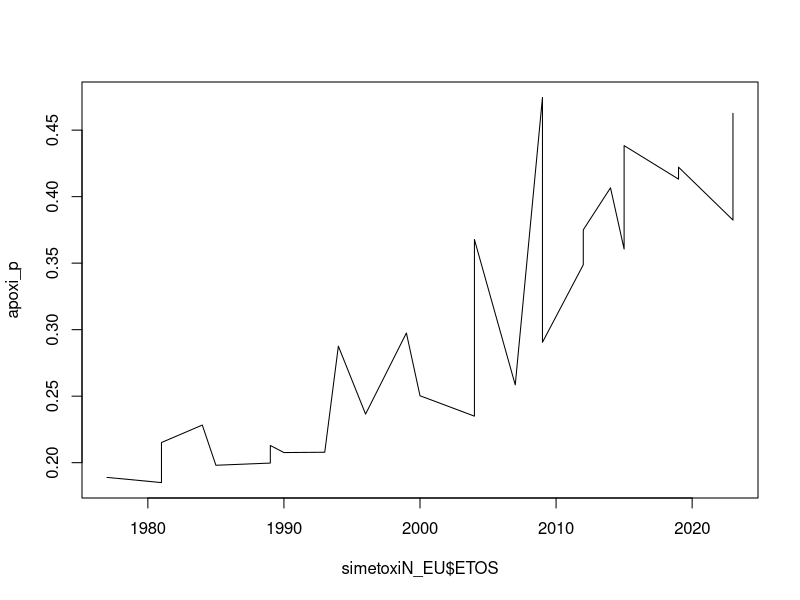
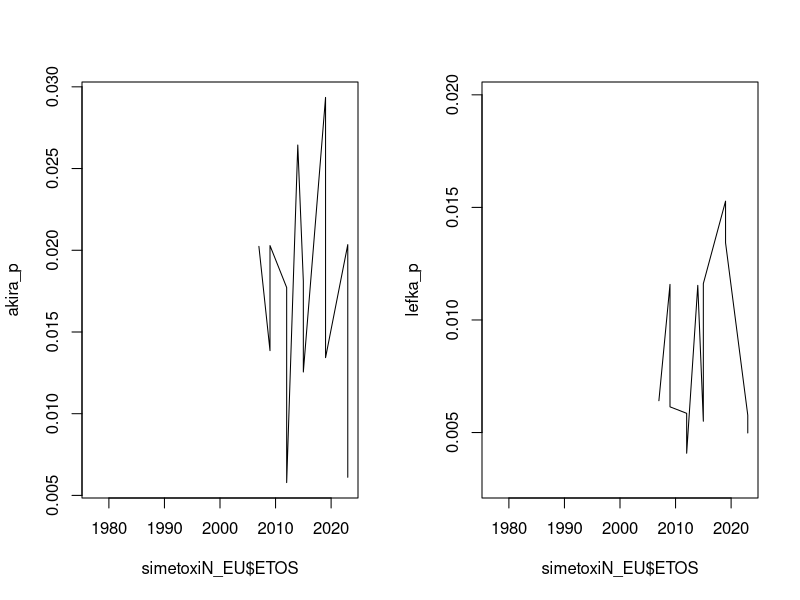
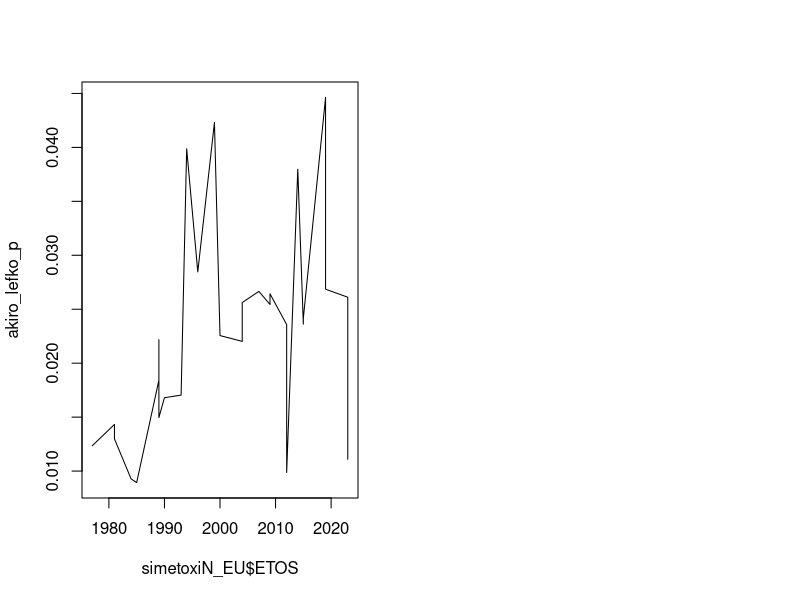
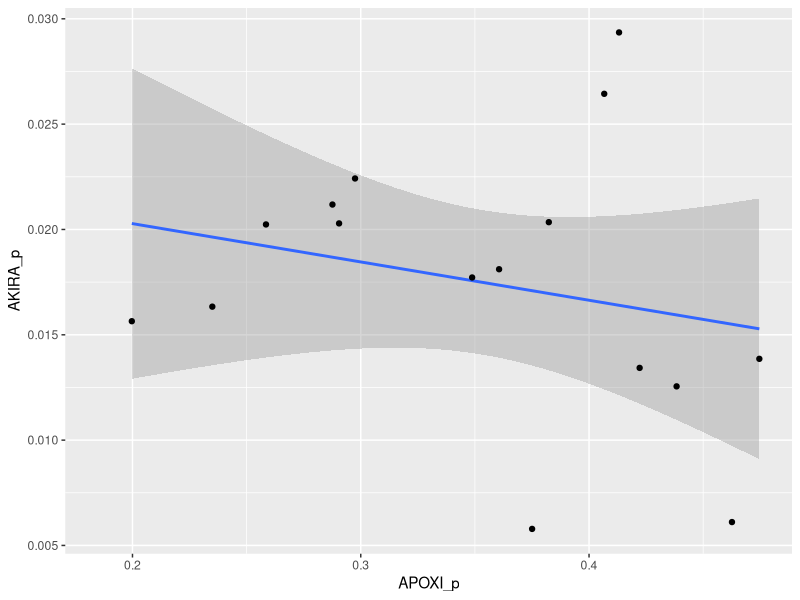
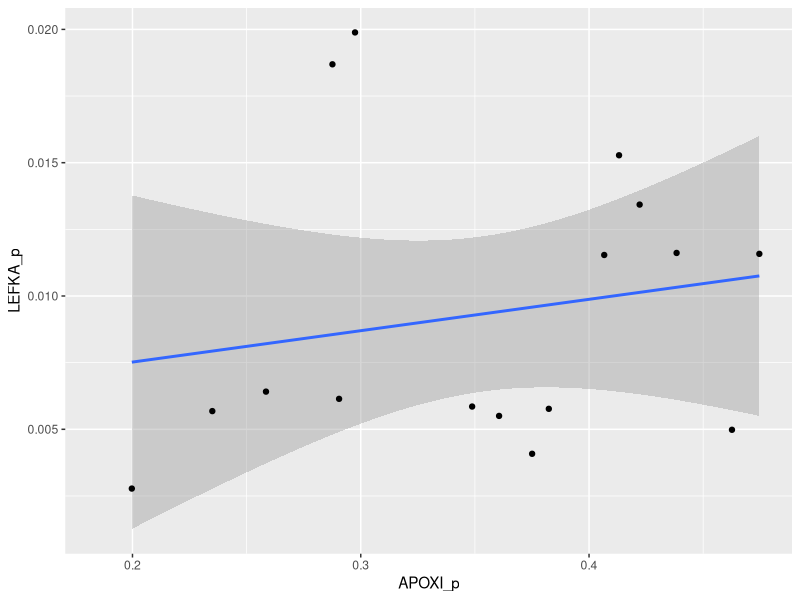
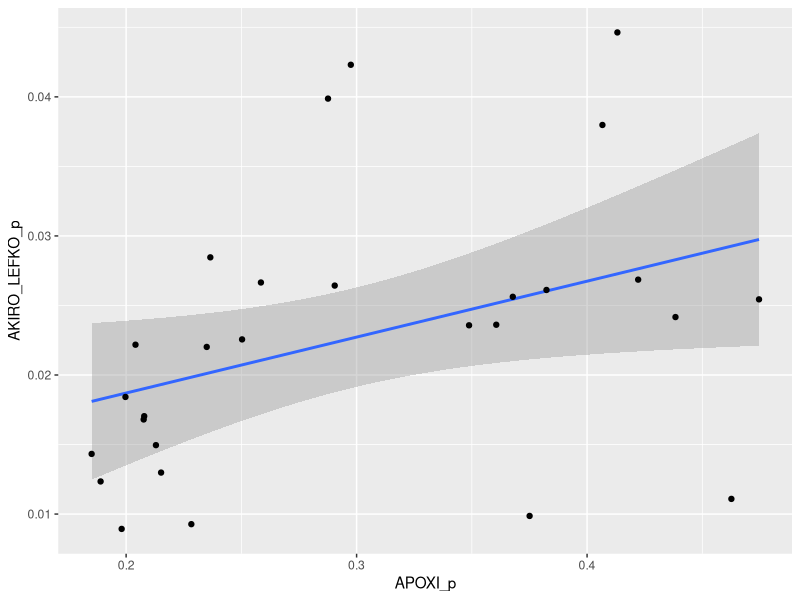
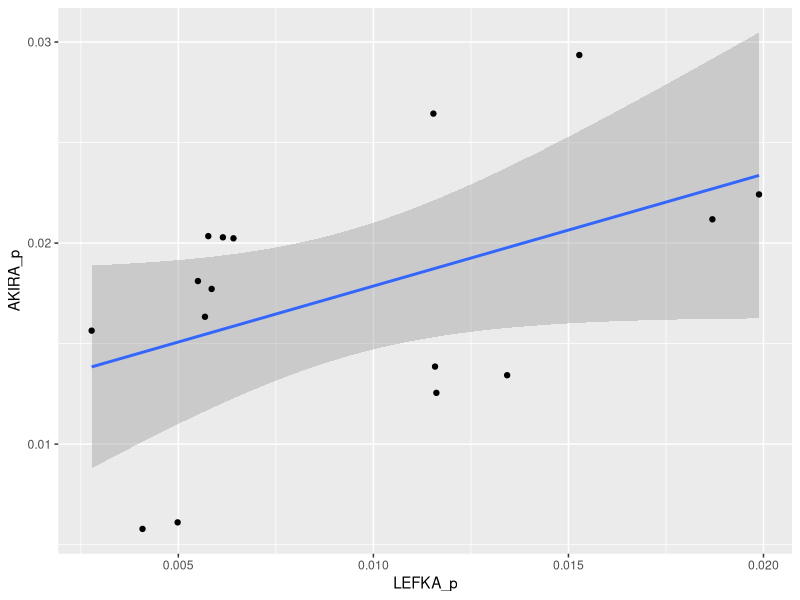
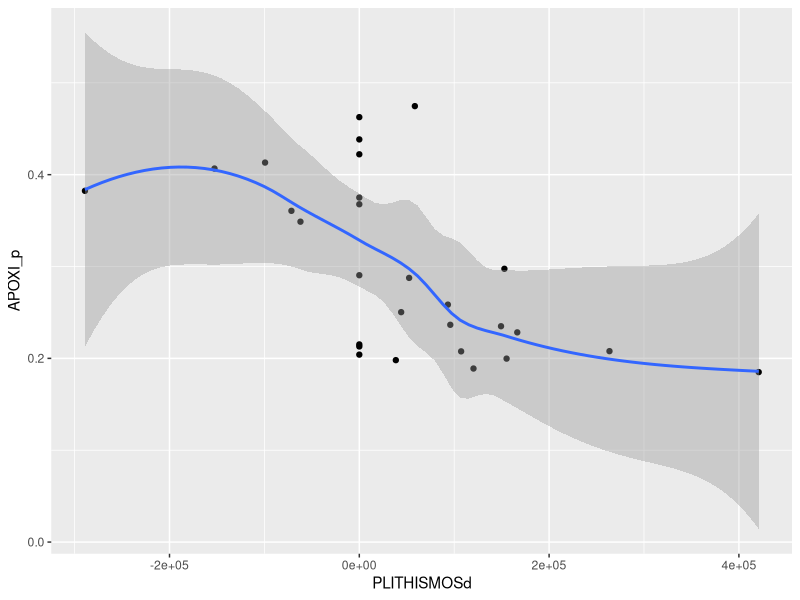

The R script that drew these images, in order:
## ---- chunk 1
knitr::opts_chunk$set(echo = TRUE)
library(kableExtra)
## ---- chunk 2
rm(list = ls())
## ---- chunk 3
if(!require(readxl)){
    install.packages("readxl")
    library(readxl)
}
simetoxiN_EU <- readxl::read_excel("simetoxiN_EU.xlsx", na="NA")
knitr::kable(simetoxiN_EU) %>%
  kable_styling("striped", full_width = F) %>%
  scroll_box(width = "100%", height = "200px")
## ---- chunk 4
# Πλήθη
apoxi <- simetoxiN_EU$EGGEGRAMMENOI-simetoxiN_EU$PSIFISAN
simetoxiN_EU$APOXI_p <- apoxi/simetoxiN_EU$EGGEGRAMMENOI
#simetoxiEU <- simetoxiN_EU[simetoxiN_EU$EIDOS_EKLOGON == "EU", ]
#simetoxiN <- simetoxiN_EU[simetoxiN_EU$EIDOS_EKLOGON == "bouleftikes", ]
#apoxiEU <- simetoxiEU$EGGEGRAMMENOI-simetoxiEU$PSIFISAN
#apoxiN <- simetoxiN$EGGEGRAMMENOI-simetoxiN$PSIFISAN
akira <- simetoxiN_EU$AKIRA
#akiraEU <- simetoxiEU$AKIRA
#akiraN <- simetoxiN$AKIRA
lefka <- simetoxiN_EU$LEFKA
#lefkaEU <- simetoxiEU$LEFKA
#lefkaN <- simetoxiN$LEFKA
akiro_lefko <- simetoxiN_EU$AKIRO_LEFKO
#akiro_lefkoEU <- simetoxiEU$AKIRO_LEFKO
#akiro_lefkoN <- simetoxiN$AKIRO_LEFKO
# Ποσοστά
apoxi_p <- simetoxiN_EU$APOXI_p
#apoxiEU_p <- simetoxiEU$APOXI_p
#apoxiN_p <- simetoxiN$APOXI_p
akira_p <- simetoxiN_EU$AKIRA_p
#akiraEU_p <- simetoxiEU$AKIRA_p
#akiraN_p <- simetoxiN$AKIRA_p
lefka_p <- simetoxiN_EU$LEFKA_p
#lefkaEU_p <- simetoxiEU$LEFKA_p
#lefkaN_p <- simetoxiN$LEFKA_p
akiro_lefko_p <- simetoxiN_EU$AKIRO_LEFKO_p
#akiro_lefkoEU_p <- simetoxiEU$AKIRO_LEFKO_p
#akiro_lefkoN_p <- simetoxiN$AKIRO_LEFKO_p
## ---- chunk 5
kruskal.test(APOXI_p ~ EIDOS_EKLOGON, data = simetoxiN_EU)
## ---- chunk 6
kruskal.test(AKIRA_p ~ EIDOS_EKLOGON, data = simetoxiN_EU)
## ---- chunk 7
kruskal.test(LEFKA_p ~ EIDOS_EKLOGON, data = simetoxiN_EU)
## ---- chunk 8
kruskal.test(AKIRO_LEFKO_p ~ EIDOS_EKLOGON, data = simetoxiN_EU) 
## ---- chunk 9
kruskal.test(APOXI_p ~ EPOXI, data = simetoxiN_EU) 
## ---- chunk 10
plot(simetoxiN_EU$ETOS, apoxi_p, type = "l")
## ---- chunk 11
par( mfrow= c(1,2) )
plot(simetoxiN_EU$ETOS, akira_p, type = "l")
plot(simetoxiN_EU$ETOS, lefka_p, type = "l")
## ---- chunk 12
plot(simetoxiN_EU$ETOS, akiro_lefko_p, type = "l")
## ---- chunk 13
if(!require(ggplot2)){
    install.packages("ggplot2")
    library(ggplot2)
}
AkiraApoxiEyth <- ggplot(simetoxiN_EU, aes(x = APOXI_p, y = AKIRA_p))
AkiraApoxiEyth + geom_smooth(method='lm') + geom_point()
## ---- chunk 14
summary(lm(akira_p ~ apoxi_p))
## ---- chunk 15
LefkaApoxiEyth <- ggplot(simetoxiN_EU, aes(x = APOXI_p, y = LEFKA_p))
LefkaApoxiEyth + geom_smooth(method='lm') + geom_point()
summary(lm(lefka_p ~ apoxi_p))
## ---- chunk 16
Akiro_LefkoApoxiEyth <- ggplot(simetoxiN_EU, aes(x = APOXI_p, y = AKIRO_LEFKO_p))
Akiro_LefkoApoxiEyth + geom_smooth(method='lm') + geom_point()
summary(lm(akiro_lefko_p ~ apoxi_p))
## ---- chunk 17
AkiroLefkoEyth <- ggplot(simetoxiN_EU, aes(x = LEFKA_p, y = AKIRA_p))
AkiroLefkoEyth + geom_smooth(method='lm') + geom_point()
summary(lm(lefka_p ~ akira_p))
## ---- chunk 18
plithismosGR <- c(9308479, 9729350, 9729350, 9895801, 9934300, 10089498, 10089498, 10089498, 10196792, 10460415, 10512922, 10608800, 10761698, 10805808, 10955141, 10955141, 11048473, 11107017, 11107017, 11045011, 11045011, 10892413, 10820883, 10820883, 10721582, 10721582, 10432481, 10432481)
simetoxiN_EU$PLITHISMOS <- plithismosGR
plithismosGR1976 <- c(9188150, 9308479, 9729350, 9729350, 9895801, 9934300, 10089498, 10089498, 10089498, 10196792, 10460415, 10512922, 10608800, 10761698, 10805808, 10955141, 10955141, 11048473, 11107017, 11107017, 11045011, 11045011, 10892413, 10820883, 10820883, 10721582, 10721582, 10432481, 10432481)
plithismosGRd <- diff(plithismosGR1976)
simetoxiN_EU$PLITHISMOSd <- plithismosGRd
ApoxiMetaboliKampili <- ggplot(simetoxiN_EU, aes(x = PLITHISMOSd, y = APOXI_p))
ApoxiMetaboliKampili + geom_point() + geom_smooth()
## ---- chunk 19
thetiki_metaboli <- rep("Y", length(apoxi_p))
for (i in 1:length(apoxi_p)) {
  if (plithismosGRd[i] < 0) {
    thetiki_metaboli[i] <- "N"
  }
}
simetoxiN_EU$THETIKI_METABOLI <- thetiki_metaboli
kruskal.test(APOXI_p ~ THETIKI_METABOLI, data = simetoxiN_EU)
## ---- chunk 20
AkiroMetaboliKampili <- ggplot(simetoxiN_EU, aes(x = PLITHISMOSd, y = AKIRA_p))
LefkoMetaboliKampili <- ggplot(simetoxiN_EU, aes(x = PLITHISMOSd, y = LEFKA_p))
AkiroMetaboliKampili + geom_point() + geom_smooth()
LefkoMetaboliKampili + geom_point() + geom_smooth()
## ---- chunk 21
kruskal.test(AKIRA_p ~ THETIKI_METABOLI, data = simetoxiN_EU)
kruskal.test(LEFKA_p ~ THETIKI_METABOLI, data = simetoxiN_EU)
## ---- chunk 22
Akiro_LefkoMetaboliKampili <- ggplot(simetoxiN_EU, aes(x = PLITHISMOSd, y = AKIRO_LEFKO_p))
Akiro_LefkoMetaboliKampili + geom_point() + geom_smooth()
## ---- chunk 23
kruskal.test(AKIRO_LEFKO_p ~ THETIKI_METABOLI, data = simetoxiN_EU)
## ---- chunk 24
eggegrammeni_ts <- ts(simetoxiN_EU$EGGEGRAMMENOI, start = 1, frequency =1)
psifisan_ts <- ts(simetoxiN_EU$PSIFISAN, start = 1, frequency =1)
apoxi_ts <- eggegrammeni_ts-psifisan_ts
akira_ts <- ts(simetoxiN_EU$AKIRA, start = 1, frequency =1)
lefka_ts <- ts(simetoxiN_EU$LEFKA, start = 1, frequency =1)
if(!require(forecast)){
    install.packages("forecast")
    library(forecast)
}
eggegrammeni_arima <- auto.arima(eggegrammeni_ts, trace = TRUE)
psifisan_arima <- auto.arima(psifisan_ts, trace = TRUE)
apoxi_arima <- auto.arima(apoxi_ts, trace = TRUE)
akira_arima <- auto.arima(akira_ts, trace = TRUE)
lefka_arima <- auto.arima(lefka_ts, trace = TRUE)
eggegrammeni_l <- forecast(eggegrammeni_arima, 5)$lower
eggegrammeni_u <- forecast(eggegrammeni_arima, 5)$upper
psifisan_l <- forecast(psifisan_arima, 5)$lower
psifisan_u <- forecast(psifisan_arima, 5)$upper
apoxi_l <- forecast(apoxi_arima, 5)$lower
apoxi_u <- forecast(apoxi_arima, 5)$upper
akira_l <- forecast(akira_arima, 5)$lower
akira_u <- forecast(akira_arima, 5)$upper
lefka_l <- forecast(lefka_arima, 5)$lower
lefka_u <- forecast(lefka_arima, 5)$upper
apoxiP_l <- 100*round(apoxi_l[,1]/eggegrammeni_u[,1], digits = 3)
apoxiP_u <- 100*round(apoxi_u[,1]/eggegrammeni_l[,1], digits = 3)
akiraP_l <- 100*round(akira_l[,1]/psifisan_u[,1], digits = 3)
akiraP_u <- 100*round(akira_u[,1]/psifisan_l[,1], digits = 3)
lefkaP_l <- 100*round(lefka_l[,1]/psifisan_u[,1], digits = 3)
lefkaP_u <- 100*round(lefka_u[,1]/psifisan_l[,1], digits = 3)
problepsisdf <- data.frame(
  ΑΠΟΧΗ = paste("[", apoxiP_l, "%, ", apoxiP_u, "%]", sep = ""),
  ΑΚΥΡΟ = paste("[", akiraP_l, "%, ",  akiraP_u, "%]", sep = ""),
  ΛΕΥΚΟ = paste("[", lefkaP_l, "%, ",  lefkaP_u, "%]", sep = "")
)
## ---- chunk 25
problepsisdf
## ---- chunk 26
plot(simetoxiN_EU$ETOS, simetoxiN_EU$EGGEGRAMMENOI, type = "l")
## ---- chunk 27
par( mfrow= c(1,2) )
plot(simetoxiN_EU$ETOS, plithismosGR, type = "l")
plot(simetoxiN_EU$ETOS, simetoxiN_EU$EGGEGRAMMENOI, type = "l")
## ---- chunk 28
simetoxiN_EU$ENILIKES_p <- simetoxiN_EU$EGGEGRAMMENOI/plithismosGR
PlithEggEyth <- ggplot(simetoxiN_EU, aes(x = PLITHISMOS, y = EGGEGRAMMENOI))
PlithEggEyth + geom_smooth(method='lm') + geom_point()
## ---- chunk 29
lm(simetoxiN_EU$EGGEGRAMMENOI ~ plithismosGR)
## ---- chunk 30
EnilikesKampili <- ggplot(simetoxiN_EU, aes(x = ETOS, y = ENILIKES_p))
EnilikesKampili + geom_point() + geom_smooth()
